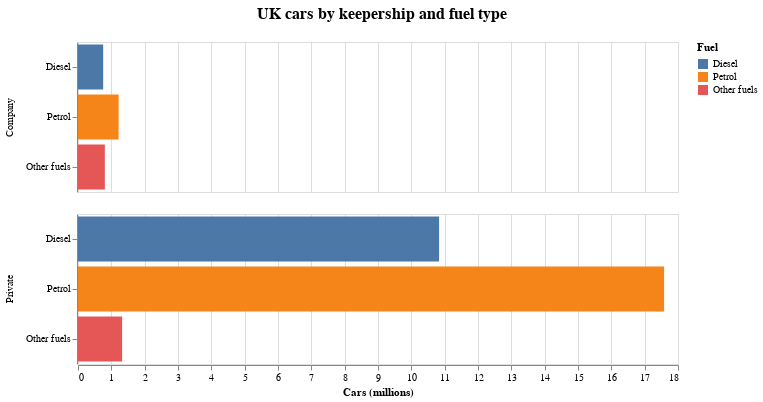

Notebook code for this chart:
### Code cell
chart2

### Figure 1 — Vega-Lite specification as saved in the notebook (floating-point values rounded to 4 significant figures)
{"config": {"view": {"continuousWidth": 400, "continuousHeight": 300}, "title": {"anchor": "middle", "dy": -16, "fontSize": 16}}, "data": {"name": "data-7d604d83794ab3072151f727f6557710"}, "mark": "bar", "encoding": {"color": {"field": "Fuel", "sort": ["Diesel", "Petrol", "Other fuels"], "type": "nominal"}, "row": {"field": "Keepership", "title": null, "type": "nominal"}, "tooltip": [{"field": "Fuel", "type": "nominal"}, {"field": "2022 Q3", "type": "quantitative"}], "x": {"field": "2022 Q3", "title": "Cars (millions)", "type": "quantitative"}, "y": {"field": "Fuel", "sort": ["Diesel", "Petrol", "Other fuels"], "title": null, "type": "nominal"}}, "height": 150, "title": "UK cars by keepership and fuel type", "width": 600, "$schema": "https://vega.github.io/schema/vega-lite/v4.17.0.json", "datasets": {"data-7d604d83794ab3072151f727f6557710": [{"Keepership": "Company", "Fuel": "Diesel", "2022 Q3": 0.7557}, {"Keepership": "Company", "Fuel": "Other fuels", "2022 Q3": 0.8053}, {"Keepership": "Company", "Fuel": "Petrol", "2022 Q3": 1.218}, {"Keepership": "Private", "Fuel": "Diesel", "2022 Q3": 10.83}, {"Keepership": "Private", "Fuel": "Other fuels", "2022 Q3": 1.324}, {"Keepership": "Private", "Fuel": "Petrol", "2022 Q3": 17.58}]}}
